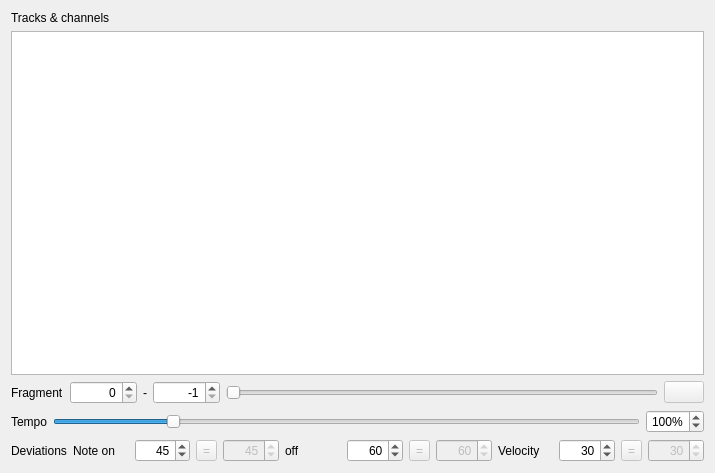
<?xml version="1.0" encoding="UTF-8"?>
<ui version="4.0">
 <class>ExerciseSettings</class>
 <widget class="QWidget" name="ExerciseSettings">
  <property name="geometry">
   <rect>
    <x>0</x>
    <y>0</y>
    <width>715</width>
    <height>473</height>
   </rect>
  </property>
  <property name="windowTitle">
   <string>Exercise</string>
  </property>
  <layout class="QVBoxLayout" name="verticalLayout">
   <item>
    <widget class="QLabel" name="label">
     <property name="text">
      <string>Tracks &amp; channels</string>
     </property>
    </widget>
   </item>
   <item>
    <widget class="QTreeView" name="Tracks">
     <property name="alternatingRowColors">
      <bool>true</bool>
     </property>
     <property name="rootIsDecorated">
      <bool>false</bool>
     </property>
     <property name="itemsExpandable">
      <bool>false</bool>
     </property>
     <attribute name="headerVisible">
      <bool>false</bool>
     </attribute>
    </widget>
   </item>
   <item>
    <layout class="QHBoxLayout" name="horizontalLayout_3">
     <item>
      <widget class="QLabel" name="label_3">
       <property name="text">
        <string>Fragment</string>
       </property>
      </widget>
     </item>
     <item>
      <widget class="QSpinBox" name="FragmentStart">
       <property name="alignment">
        <set>Qt::AlignRight|Qt::AlignTrailing|Qt::AlignVCenter</set>
       </property>
       <property name="maximum">
        <number>999999</number>
       </property>
      </widget>
     </item>
     <item>
      <widget class="QLabel" name="label_4">
       <property name="text">
        <string>-</string>
       </property>
      </widget>
     </item>
     <item>
      <widget class="QSpinBox" name="FragmentFinish">
       <property name="alignment">
        <set>Qt::AlignRight|Qt::AlignTrailing|Qt::AlignVCenter</set>
       </property>
       <property name="minimum">
        <number>-1</number>
       </property>
       <property name="maximum">
        <number>999999</number>
       </property>
       <property name="value">
        <number>-1</number>
       </property>
      </widget>
     </item>
     <item>
      <widget class="QSlider" name="FragmentSlider">
       <property name="enabled">
        <bool>false</bool>
       </property>
       <property name="orientation">
        <enum>Qt::Horizontal</enum>
       </property>
       <property name="invertedAppearance">
        <bool>false</bool>
       </property>
       <property name="invertedControls">
        <bool>false</bool>
       </property>
      </widget>
     </item>
     <item>
      <widget class="QPushButton" name="PlayButton">
       <property name="enabled">
        <bool>false</bool>
       </property>
       <property name="icon">
        <iconset theme="media-playback-start">
         <normaloff>.</normaloff>.</iconset>
       </property>
      </widget>
     </item>
    </layout>
   </item>
   <item>
    <layout class="QHBoxLayout" name="horizontalLayout_2">
     <item>
      <widget class="QLabel" name="label_2">
       <property name="text">
        <string>Tempo</string>
       </property>
      </widget>
     </item>
     <item>
      <widget class="QSlider" name="TempoSlider">
       <property name="minimum">
        <number>1</number>
       </property>
       <property name="maximum">
        <number>500</number>
       </property>
       <property name="value">
        <number>100</number>
       </property>
       <property name="orientation">
        <enum>Qt::Horizontal</enum>
       </property>
      </widget>
     </item>
     <item>
      <widget class="QSpinBox" name="TempoPercent">
       <property name="alignment">
        <set>Qt::AlignRight|Qt::AlignTrailing|Qt::AlignVCenter</set>
       </property>
       <property name="suffix">
        <string>%</string>
       </property>
       <property name="minimum">
        <number>1</number>
       </property>
       <property name="maximum">
        <number>500</number>
       </property>
       <property name="value">
        <number>100</number>
       </property>
      </widget>
     </item>
    </layout>
   </item>
   <item>
    <layout class="QHBoxLayout" name="horizontalLayout">
     <item>
      <widget class="QLabel" name="label_5">
       <property name="text">
        <string>Deviations</string>
       </property>
      </widget>
     </item>
     <item>
      <widget class="QLabel" name="label_6">
       <property name="text">
        <string>Note on</string>
       </property>
      </widget>
     </item>
     <item>
      <widget class="QSpinBox" name="NoteOnLow">
       <property name="alignment">
        <set>Qt::AlignRight|Qt::AlignTrailing|Qt::AlignVCenter</set>
       </property>
       <property name="maximum">
        <number>120</number>
       </property>
       <property name="value">
        <number>45</number>
       </property>
      </widget>
     </item>
     <item>
      <widget class="QToolButton" name="NoteOnSame">
       <property name="enabled">
        <bool>false</bool>
       </property>
       <property name="text">
        <string>=</string>
       </property>
       <property name="checkable">
        <bool>true</bool>
       </property>
       <property name="toolButtonStyle">
        <enum>Qt::ToolButtonTextOnly</enum>
       </property>
      </widget>
     </item>
     <item>
      <widget class="QSpinBox" name="NoteOnHigh">
       <property name="enabled">
        <bool>false</bool>
       </property>
       <property name="alignment">
        <set>Qt::AlignRight|Qt::AlignTrailing|Qt::AlignVCenter</set>
       </property>
       <property name="maximum">
        <number>120</number>
       </property>
       <property name="value">
        <number>45</number>
       </property>
      </widget>
     </item>
     <item>
      <widget class="QLabel" name="label_7">
       <property name="text">
        <string>off</string>
       </property>
      </widget>
     </item>
     <item>
      <widget class="QSpinBox" name="NoteOffLow">
       <property name="alignment">
        <set>Qt::AlignRight|Qt::AlignTrailing|Qt::AlignVCenter</set>
       </property>
       <property name="maximum">
        <number>120</number>
       </property>
       <property name="value">
        <number>60</number>
       </property>
      </widget>
     </item>
     <item>
      <widget class="QToolButton" name="NoteOffSame">
       <property name="enabled">
        <bool>false</bool>
       </property>
       <property name="text">
        <string>=</string>
       </property>
       <property name="checkable">
        <bool>true</bool>
       </property>
       <property name="toolButtonStyle">
        <enum>Qt::ToolButtonTextOnly</enum>
       </property>
      </widget>
     </item>
     <item>
      <widget class="QSpinBox" name="NoteOffHigh">
       <property name="enabled">
        <bool>false</bool>
       </property>
       <property name="alignment">
        <set>Qt::AlignRight|Qt::AlignTrailing|Qt::AlignVCenter</set>
       </property>
       <property name="maximum">
        <number>120</number>
       </property>
       <property name="value">
        <number>60</number>
       </property>
      </widget>
     </item>
     <item>
      <widget class="QLabel" name="label_8">
       <property name="text">
        <string>Velocity</string>
       </property>
      </widget>
     </item>
     <item>
      <widget class="QSpinBox" name="VelocityLow">
       <property name="alignment">
        <set>Qt::AlignRight|Qt::AlignTrailing|Qt::AlignVCenter</set>
       </property>
       <property name="maximum">
        <number>127</number>
       </property>
       <property name="value">
        <number>30</number>
       </property>
      </widget>
     </item>
     <item>
      <widget class="QToolButton" name="VelocitySame">
       <property name="enabled">
        <bool>false</bool>
       </property>
       <property name="text">
        <string>=</string>
       </property>
       <property name="checkable">
        <bool>true</bool>
       </property>
       <property name="toolButtonStyle">
        <enum>Qt::ToolButtonTextOnly</enum>
       </property>
      </widget>
     </item>
     <item>
      <widget class="QSpinBox" name="VelocityHigh">
       <property name="enabled">
        <bool>false</bool>
       </property>
       <property name="alignment">
        <set>Qt::AlignRight|Qt::AlignTrailing|Qt::AlignVCenter</set>
       </property>
       <property name="maximum">
        <number>127</number>
       </property>
       <property name="value">
        <number>30</number>
       </property>
      </widget>
     </item>
    </layout>
   </item>
  </layout>
 </widget>
 <resources/>
 <connections>
  <connection>
   <sender>TempoPercent</sender>
   <signal>valueChanged(int)</signal>
   <receiver>TempoSlider</receiver>
   <slot>setValue(int)</slot>
   <hints>
    <hint type="sourcelabel">
     <x>533</x>
     <y>409</y>
    </hint>
    <hint type="destinationlabel">
     <x>273</x>
     <y>409</y>
    </hint>
   </hints>
  </connection>
  <connection>
   <sender>TempoSlider</sender>
   <signal>valueChanged(int)</signal>
   <receiver>TempoPercent</receiver>
   <slot>setValue(int)</slot>
   <hints>
    <hint type="sourcelabel">
     <x>273</x>
     <y>409</y>
    </hint>
    <hint type="destinationlabel">
     <x>533</x>
     <y>409</y>
    </hint>
   </hints>
  </connection>
  <connection>
   <sender>NoteOnSame</sender>
   <signal>toggled(bool)</signal>
   <receiver>NoteOnHigh</receiver>
   <slot>setDisabled(bool)</slot>
   <hints>
    <hint type="sourcelabel">
     <x>219</x>
     <y>448</y>
    </hint>
    <hint type="destinationlabel">
     <x>270</x>
     <y>448</y>
    </hint>
   </hints>
  </connection>
  <connection>
   <sender>NoteOffSame</sender>
   <signal>toggled(bool)</signal>
   <receiver>NoteOffHigh</receiver>
   <slot>setDisabled(bool)</slot>
   <hints>
    <hint type="sourcelabel">
     <x>405</x>
     <y>448</y>
    </hint>
    <hint type="destinationlabel">
     <x>456</x>
     <y>448</y>
    </hint>
   </hints>
  </connection>
  <connection>
   <sender>VelocitySame</sender>
   <signal>toggled(bool)</signal>
   <receiver>VelocityHigh</receiver>
   <slot>setDisabled(bool)</slot>
   <hints>
    <hint type="sourcelabel">
     <x>626</x>
     <y>448</y>
    </hint>
    <hint type="destinationlabel">
     <x>677</x>
     <y>448</y>
    </hint>
   </hints>
  </connection>
 </connections>
</ui>
